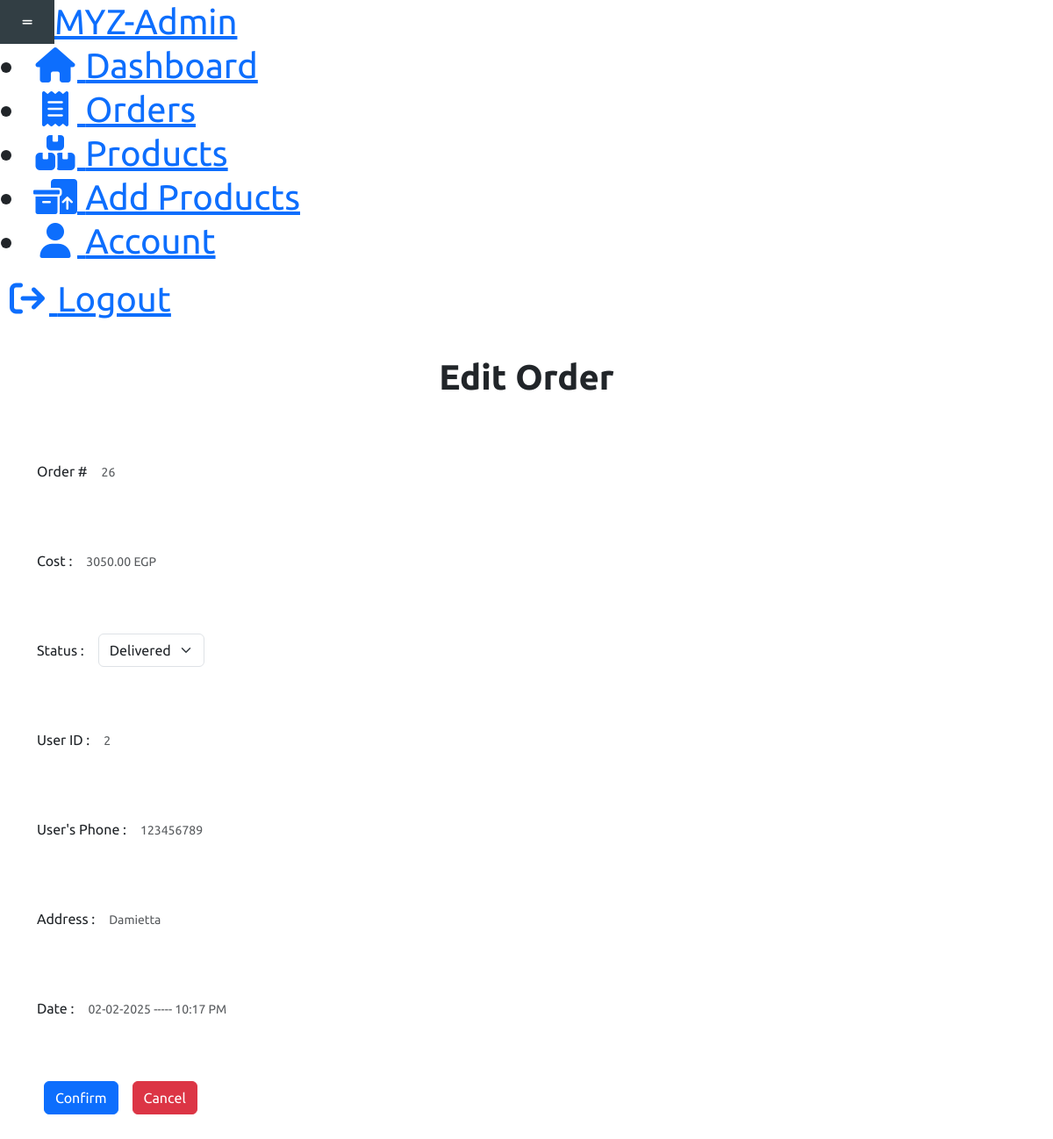
Page /GraduationProject/MYZ/admin/edit_order.php?order_id=26 (signed in) on the committed database.
### tables this page shows
CREATE TABLE `orders` (
  `order_id` int(11) NOT NULL,
  `order_cost` decimal(8,2) NOT NULL,
  `order_status` varchar(100) NOT NULL DEFAULT 'unpaid',
  `user_id` int(11) NOT NULL,
  `user_phone` int(11) NOT NULL,
  `user_city` varchar(255) NOT NULL,
  `user_address` varchar(255) NOT NULL,
  `order_date` datetime NOT NULL DEFAULT current_timestamp()
);

### GraduationProject/MYZ/admin/edit_order.php (the view, shortened to what this page needs)
<?php
include "../server/connection.php";
if (!isset($_SESSION["logged_in2"])) {
    header("location: ../login.php");
    exit();
} elseif (isset($_GET["order_id"])) {
    $order_id = $_GET["order_id"];
    $stmt = $conn->prepare("SELECT * FROM orders WHERE order_id = ? ;");
    $stmt->bind_param("i", $order_id);
    $stmt->execute();
    $order = $stmt->get_result();
} else {
    header("location: orders.php");
    exit();
}
?>
<?php require "sidebar.php"; ?>
<div class="text-center my-2 py-3">
    <h1>
        Edit Order
    </h1>
    <?php while ($row = $order->fetch_assoc()): ?>
        <div class="container text-center my-5 align mx-auto">
            <form id="order-form" method="post" action="edit_order.php">
                <div class="row g-3 align-items-center my-5">
                    <div class="col-auto">
                        <label for="order-id" class="col-form-label">Order #</label>
                    </div>
                    <div class="col-auto">
                        <span class="form-text">
                            <?php echo $row["order_id"]; ?>
                        </span>
                    </div>
                </div>
                <div class="row g-3 align-items-center my-5">
                    <div class="col-auto">
                        <label for="order-cost" class="col-form-label">Cost : </label>
                    </div>
                    <div class="col-auto">
                        <div class="col-auto">
                            <span class="form-text">
                                <?php echo $row["order_cost"]; ?> EGP
                            </span>
                        </div>
                    </div>
                </div>
                <div class="row g-3 align-items-center my-5">
                    <div class="col-auto">
                        <label for="order-status" class="col-form-label">Status : </label>
                    </div>
                    <div class="col-auto">
                        <select class="form-select"
                            name="status"
                            id="order-status"
                            required>
                            <option value="delivered" <?php if (
                                $row["order_status"] === "delivered"
                            ) {
                                echo "selected";
                            } ?>>Delivered</option>
                        </select>
                    </div>
                </div>
                <div class="row g-3 align-items-center my-5">
                    <div class="col-auto">
                        <label for="user-id" class="col-form-label">User ID : </label>
                    </div>
                    <div class="col-auto">
                        <div class="col-auto">
                            <span class="form-text">
                                <?php echo $row["user_id"]; ?>
                            </span>
                        </div>
                    </div>
                </div>
                <div class="row g-3 align-items-center my-5">
                    <div class="col-auto">
                        <label for="users-phone" class="col-form-label">User's Phone : </label>
                    </div>
                    <div class="col-auto">
                        <div class="col-auto">
                            <span class="form-text">
                                <?php echo $row["user_phone"]; ?>
                            </span>
                        </div>
                    </div>
                </div>
                <div class="row g-3 align-items-center my-5">
                    <div class="col-auto">
                        <label for="address" class="col-form-label">Address : </label>
                    </div>
                    <div class="col-auto">
                        <div class="col-auto">
                            <span class="form-text">
                                <?php echo $row["user_address"]; ?>
                            </span>
                        </div>
                    </div>
                </div>
                <div class="row g-3 align-items-center my-5">
                    <div class="col-auto">
                        <label for="date" class="col-form-label">Date : </label>
                    </div>
                    <div class="col-auto">
                        <div class="col-auto">
                            <span class="form-text">
                                <?php echo date(
                                    "d-m-Y",
                                    strtotime($row["order_date"])
                                ) .
                                    " ----- " .
                                    date(
                                        "g:i A",
                                        strtotime($row["order_date"])
                                    ); ?>
                            </span>
                        </div>
                    </div>
                </div>
                <div class="row g-3 align-items-center mt-5 mx-auto">
                    <div class="col-auto">
                        <input
                            type="submit"
                            class="btn btn-primary"
                            name="confirm"
                            value="Confirm" />
                    </div>
                    <div class="col-auto">
                        <a class="btn btn-danger" href="orders.php">Cancel</a>
                    </div>
                </div>
            </form>
        </div>
    <?php endwhile; ?>
</div>
<?php require "footer.php"; ?>

### GraduationProject/MYZ/assets/css/style.css (style rules this page uses)
* { margin: 0; padding: 0; box-sizing: border-box; }
body { font-family: "Ubuntu", serif; }
h1 { font-size: 2.5rem; font-weight: 700; }

### rows in the picture
orders: order_id "26", order_cost "3050.00", status "Delivered", user "2", user_phone "123456789", user_address "Damietta", order_date "02-02-2025", order_date "10:17 PM"
